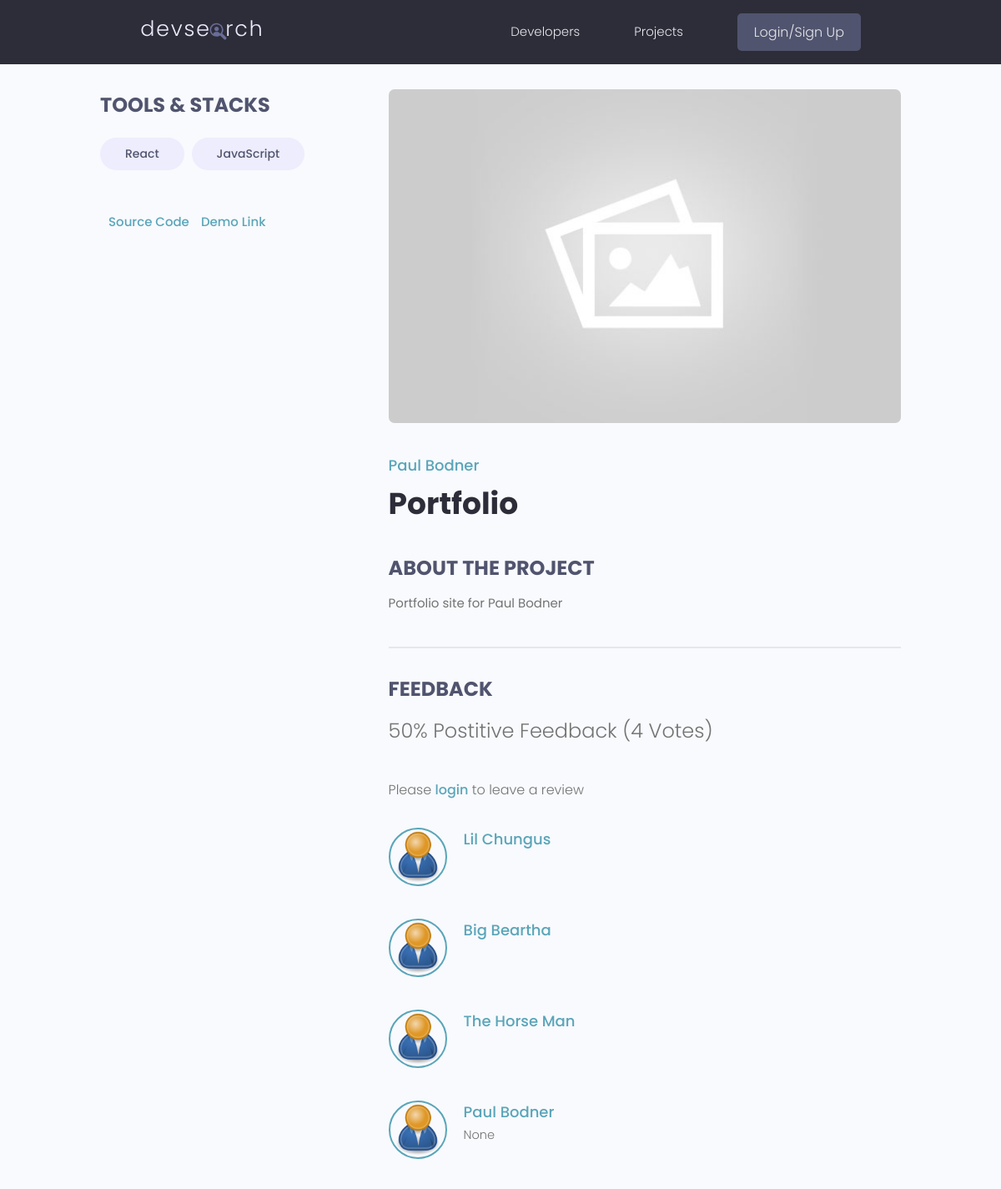
The app's page /projects/project/3e0de56d-8bd4-4cd8-8bc7-99946c54e711/, older data.
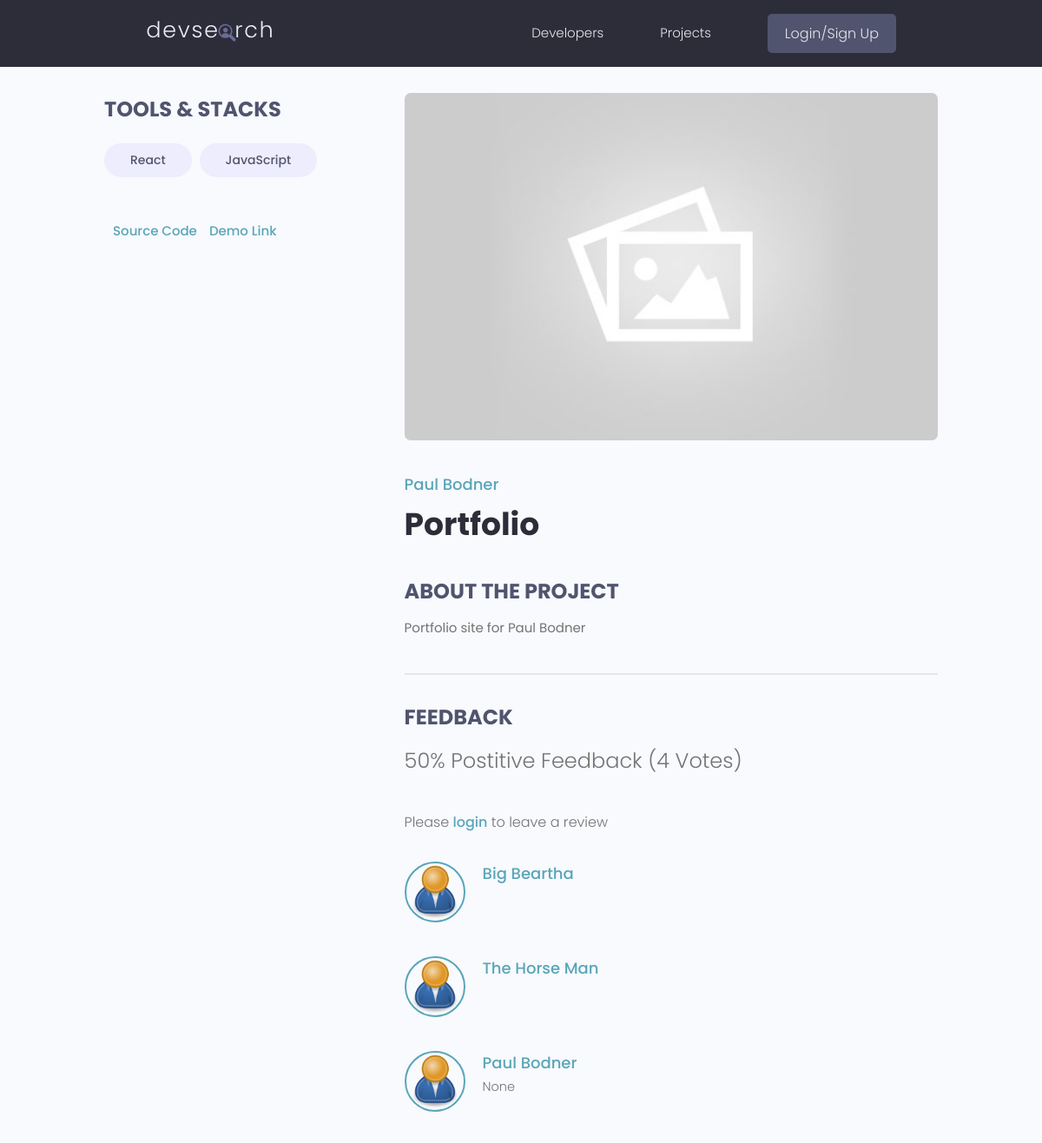
The same page, newer data.
### projects/models.py (models this page shows, shortened)
class Tag(models.Model):
  name = models.CharField(max_length=200)
  created = models.DateTimeField(auto_now_add=True)
  id = models.UUIDField(default=uuid.uuid4, unique=True, primary_key=True, editable=False)

class Review(models.Model):
  VOTE_TYPE = (
    ('up', 'Up Vote'),
    ('down', 'Down Vote')
  )
  owner = models.ForeignKey(Profile, on_delete=models.CASCADE, null=True)
  project = models.ForeignKey(Project, on_delete=models.CASCADE)
  body = models.TextField(null=True, blank=True)
  value = models.CharField(max_length=200, choices=VOTE_TYPE)
  created = models.DateTimeField(auto_now_add=True)
  id = models.UUIDField(default=uuid.uuid4, unique=True, primary_key=True, editable=False)
  class Meta:
    unique_together = [['owner', 'project']]

### users/models.py (models this page shows, shortened)
class Profile(models.Model):
  user = models.OneToOneField(User, on_delete=models.CASCADE, null=True, blank=True,)
  name = models.CharField(max_length = 200, blank = True, null = True)
  email = models.EmailField(max_length=500, blank=True, null=True)
  username = models.CharField(max_length = 200, blank = True, null = True)
  username = models.CharField(max_length = 200, blank = True, null = True)
  short_intro = models.CharField(max_length = 200, blank = True, null = True)
  location = models.CharField(max_length = 200, blank = True, null = True)
  bio = models.TextField(max_length=500, blank=True, null=True)
  profile_image = models.ImageField(null = True, blank=True, upload_to='profiles/', default='profiles/user-default.png' )
  social_github = models.CharField(max_length = 200, blank = True, null = True)
  social_linkedIn= models.CharField(max_length = 200, blank = True, null = True)
  social_twitter = models.CharField(max_length = 200, blank = True, null = True)
  social_youtube = models.CharField(max_length = 200, blank = True, null = True)
  social_website = models.CharField(max_length = 200, blank = True, null = True)
  review_count = models.IntegerField(default=0)
  project_count = models.IntegerField(default=0)
  created = models.DateTimeField(auto_now_add=True)
  id = models.UUIDField(default=uuid.uuid4, unique=True, primary_key=True, editable=False)

### projects/views.py (the view, shortened to what this page needs)
# urls.py: path('project/<str:pk>/', views.getProject),
def project(request, pk):
  project = Project.objects.get(id=pk)
  form = ReviewForm()
  context = {
    "project": project,
    'form': form,
    }
  return render(request, 'projects/single-project.html', context)

### projects/models.py (called while the page is built)
  @property
  def reviewers(self):
    queryset = self.review_set.all().values_list('owner__id', flat=True)
    return queryset

### projects/templates/projects/single-project.html (shortened to what this page needs)
{% extends 'main.html' %}
{% block content %}
<main class="singleProject my-md">
  <div class="container">
    <div class="layout">
      <div class="column column--1of3">
        <h3 class="singleProject__subtitle">Tools & Stacks</h3>
        <div class="singleProject__toolStack">
          {% for tag in project.tags.all%}
          <span class="tag tag--pill tag--sub tag--lg">
            <small>{{ tag.name }}</small>
          </span>
          {% endfor %}
        </div>
        {% if project.source_link %}
        <a class="singleProject__liveLink" href="{{ project.source_link }}" target="_blank">Source Code
        </a>
        {% endif %}
        {% if project.demo_link %}
        <a class="singleProject__liveLink" href="{{ project.demo_link }}" target="_blank">Demo Link
        </a>
        {% endif %}
      </div>
      <div class="column column--2of3">
        <img class="singleProject__preview" src="{{ project.featured_image.url }}" alt="portfolio thumbnail" />
        {% if project.owner %}
        <a href="{% url 'user-profile' project.owner.id %}" class="singleProject__developer">{{ project.owner.name }}</a>
        {% else %}
        <p>Author Unknown</p>
        {% endif %}
        <h2 class="singleProject__title">{{ project.title }}</h2>
        <h3 class="singleProject__subtitle">About the Project</h3>
        <div class="singleProject__info">
          {{ project.description }}
        </div>
        <div class="comments">
          <h3 class="singleProject__subtitle">Feedback</h3>
          <h5 class="project--rating">
            {{ project.vote_ratio }}% Postitive Feedback ({{ project.vote_total }} Vote{{ project.vote_total|pluralize:"s" }})
          </h5>
          {% if request.user.profile.id in project.reviewers %}
            <p>You have already submitted your review for this project</p>
          {% elif not request.user.is_authenticated %}
            <p>Please <a href="{ url 'login' }?next{{ request.path }}">login</a> to leave a review</p>
          {% elif request.user.profile == project.owner%}
            <p>You cannot review your own project</p>
          {% endif %}
          <div class="commentList">
            {% for review in project.review_set.all %}
            <div class="comment">
              <a href="{% url 'user-profile' review.owner.id %}">
                <img class="avatar avatar--md"
                  src="{{ review.owner.profile_image.url }}" alt="user" />
              </a>
              <div class="comment__details">
                <a href="{% url 'user-profile' review.owner.id %}" class="comment__author">{{ review.owner.name }}</a>
                <p class="comment__info">{{ review.body|linebreaksbr }}</p>
              </div>
            </div>
            {% endfor %}
          </div>
        </div>
      </div>
    </div>
  </div>
</main>
{% endblock content %}

Row changes from the older to the newer data that the page shows:
removed Review: owner.profile_image (placeholder picture), owner.name "Lil Chungus"
